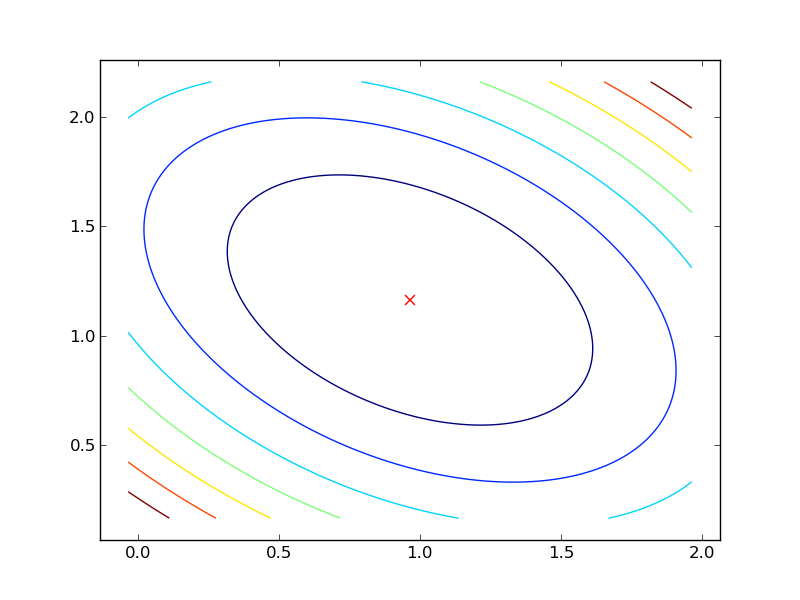

This figure's Python source:
#!/usr/bin/env python

import matplotlib.pylab as pl
import numpy as np

n = 10  # samples

#gengerate random points
x = np.random.randn(n)
y = 1 + x + np.random.randn(n) * 0.3

#fit them
x_extern = np.vstack((np.ones(n), x)).T
w = np.linalg.lstsq(x_extern, y.T)[0]

w_x = np.linspace(w[0] - 1, w[0] + 1, 100)
w_y = np.linspace(w[1] - 1, w[1] + 1, 100)
w_xx, w_yy = np.meshgrid(w_x, w_y)
W = np.vstack((w_xx.ravel(), w_yy.ravel())).T
err = np.dot(W, np.vstack((np.ones(n), x))) - y
squared_err = np.sum(err * err, axis=1)

pl.contour(w_xx, w_yy, squared_err.reshape(w_xx.shape))
pl.scatter(w[0], w[1], c='r', marker='x', s=50)
pl.savefig('contoursSSEdemo.png')
pl.show()
